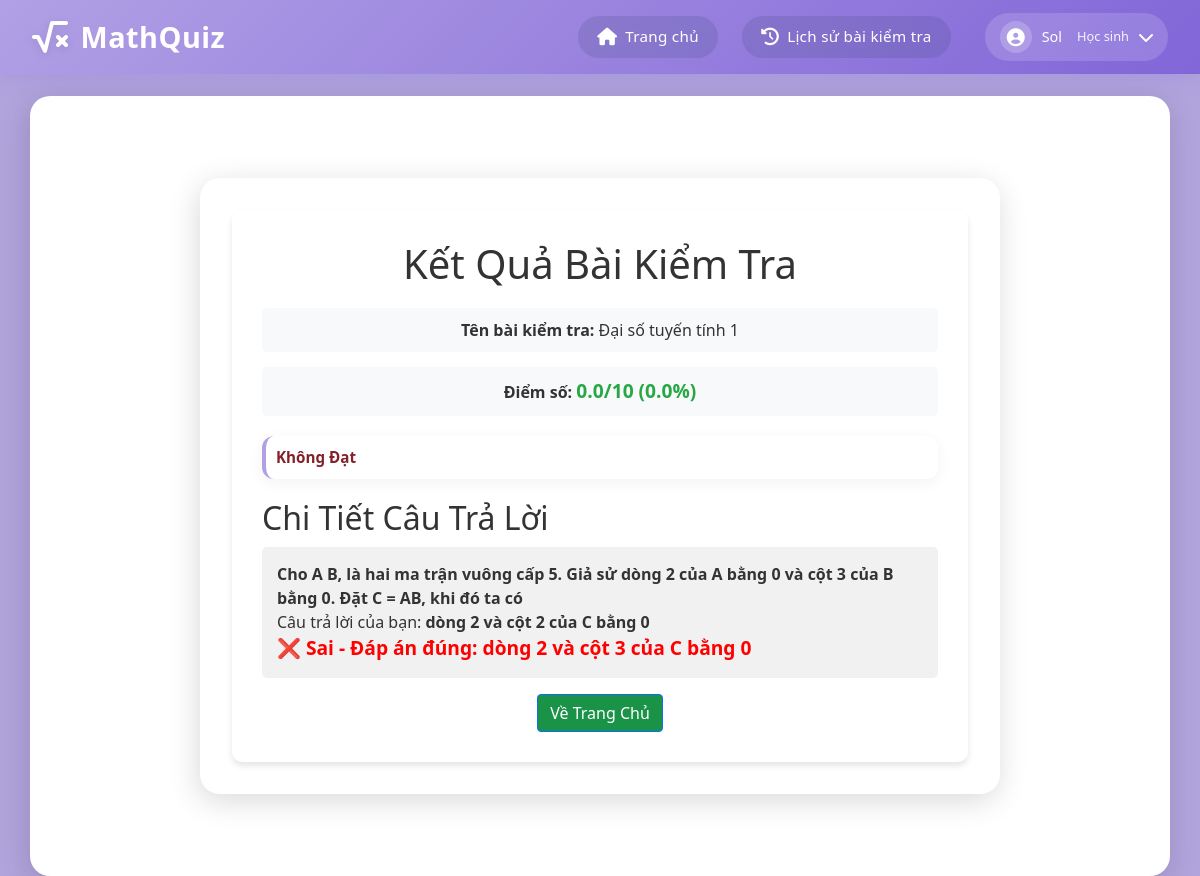
Page /results/23 (signed in) on the committed database.
### app.py (models this page shows)
class Quiz(db.Model):
    id = db.Column(db.Integer, primary_key=True)
    title = db.Column(db.String(200), nullable=False)
    quiz_code = db.Column(db.String(10), unique=True, nullable=True, server_default=None)  # Make it nullable with default None
    teacher_id = db.Column(db.Integer, db.ForeignKey('user.id'), nullable=False)
    start_time = db.Column(db.DateTime, nullable=False)
    end_time = db.Column(db.DateTime, nullable=False)
    duration = db.Column(db.Integer, nullable=False)  # in minutes
    max_attempts = db.Column(db.Integer, nullable=True, default=None)  # Số lần làm bài tối đa
    is_public = db.Column(db.Boolean, default=False)  # Thêm trường is_public
    questions = db.relationship('Question', backref='quiz', lazy=True)
    teacher = db.relationship('User', backref='quizzes', lazy=True)

class QuizResult(db.Model):
    id = db.Column(db.Integer, primary_key=True)
    quiz_id = db.Column(db.Integer, db.ForeignKey('quiz.id'), nullable=False)
    student_id = db.Column(db.Integer, db.ForeignKey('user.id'), nullable=False)
    score = db.Column(db.Float, nullable=False)
    submitted_at = db.Column(db.DateTime, nullable=False, default=datetime.now)
    quiz = db.relationship('Quiz', backref='results', lazy=True)
    student = db.relationship('User', backref='quiz_results', lazy=True)

class Question(db.Model):
    id = db.Column(db.Integer, primary_key=True)
    quiz_id = db.Column(db.Integer, db.ForeignKey('quiz.id'), nullable=False)
    question_text = db.Column(db.String(500), nullable=False)
    question_type = db.Column(db.String(20), nullable=False)  # 'multiple_choice' or other types
    correct_answer = db.Column(db.String(500), nullable=False)
    answers = db.relationship('Answer', backref='question', lazy=True)

class Answer(db.Model):
    id = db.Column(db.Integer, primary_key=True)
    question_id = db.Column(db.Integer, db.ForeignKey('question.id'), nullable=False)
    answer_text = db.Column(db.String(500), nullable=False)

### app.py (the view)
@app.route('/results/<int:quiz_id>')
def results_page(quiz_id):
    if 'user_id' not in session:
        flash('Bạn cần đăng nhập để xem kết quả!')
        return redirect(url_for('login'))
    quiz = Quiz.query.get_or_404(quiz_id)
    result = QuizResult.query.filter_by(
        quiz_id=quiz_id,
        student_id=session['user_id']
    ).order_by(QuizResult.id.desc()).first()
    if not result:
        flash('Không tìm thấy kết quả bài kiểm tra của bạn.')
        return redirect(url_for('home'))
    questions = Question.query.filter_by(quiz_id=quiz_id).all()
    student_answers = db.session.query(StudentAnswer.question_id, Answer.answer_text).join(
        Answer, StudentAnswer.answer_text == Answer.id
    ).filter(
        StudentAnswer.quiz_id == quiz_id,
        StudentAnswer.student_id == session["user_id"]
    ).all()
    student_answers_dict = {answer.question_id: answer.answer_text for answer in student_answers}
    results = []
    for question in questions:
        user_answer = student_answers_dict.get(question.id, "Chưa trả lời")  # Nếu không có thì để "Chưa trả lời"
        is_correct = user_answer.strip().lower() == question.correct_answer.strip().lower() if user_answer != "Chưa trả lời" else False
        results.append((question.question_text, user_answer, question.correct_answer, is_correct))
    return render_template(
        'results_after.html',
        quiz=quiz,
        score=result.score,
        total_questions=len(questions),
        results=results
    )

### templates/results_after.html (shortened to what this page needs)
{% extends "base.html" %}
{% block content %}
<div class="container results-container">
    <div class="results-card">
        <h1>Kết Quả Bài Kiểm Tra</h1>
        <div class="result-details">
            <div class="result-item">
                <strong>Tên bài kiểm tra:</strong>
                <span>{{ quiz.title }}</span>
            </div>
            <div class="result-item">
                <strong>Điểm số:</strong>
                <span class="score">
                    {{ score|round(2) }}/10
                    ({{ (score/10 * 100)|round(2) }}%)
                </span>
            </div>
            <div class="result-status">
                {% if score >= 5 %}
                    <div class="alert alert-success">Đạt</div>
                {% else %}
                    <div class="alert alert-danger">Không Đạt</div>
                {% endif %}
            </div>
        </div>
        <div class="question-results">
            <h2>Chi Tiết Câu Trả Lời</h2>
            <ul class="question-list">
                {% for question, user_answer, correct_answer, is_correct in results %}
                <li class="question-item">
                    <div class="question-text"><strong>{{ question }}</strong></div>
                    <div class="user-answer">Câu trả lời của bạn: <strong>{{ user_answer }}</strong></div>
                    {% if is_correct %}
                        <div class="correct">✅ Đúng</div>
                    {% else %}
                        <div class="incorrect">❌ Sai - Đáp án đúng: <strong>{{ correct_answer }}</strong></div>
                    {% endif %}
                </li>
                {% endfor %}
            </ul>
        </div>
        <div class="actions">
            <a href="{{ url_for('home') }}" class="btn btn-primary">Về Trang Chủ</a>
        </div>
    </div>
</div>
{% endblock %}

### static/css/style.css (style rules this page uses)
:root { --primary-color: #9370DB; --secondary-color: #B19CD9; --background-color: linear-gradient(135deg, #9370DB, #9c83ca, #F8F8FF); --text-color: #333; }
* { margin: 0; padding: 0; box-sizing: border-box; }
html, body { height: 100%; margin: 0; display: flex; flex-direction: column; }
body { font-family: Arial, sans-serif; background-color: var(--background-color); color: var(--text-color); line-height: 1.6; height: 100%; width: 100%; margin: 0; }
.container { width: 100%; text-align: center; margin: 30px auto; }
.btn { background-color: #9370DB; color: white; padding: 0.8rem 1.5rem; border: none; border-radius: 4px; cursor: pointer; font-size: 1rem; transition: background-color 0.3s; text-decoration: none; display: inline-block; }
.alert { padding: 1rem; margin-bottom: 1rem; border-radius: 4px; background-color: #f8d7da; color: #721c24; border: 1px solid #f5c6cb; }
.btn { width: 300px; padding: 12px; font-size: 18px; color: #fff; background-color: #007bff; border: none; border-radius: 4px; cursor: pointer; }
.btn-primary { width: auto; background-color: #1a9248 !important; }
.question-item { margin-bottom: 2rem; padding: 1rem; }
.alert { background-color: #b5e0c5; color: #000; position: relative; padding: 1rem 1rem; margin-bottom: 1rem; border: 1px solid transparent; border-radius: .25rem; }

### templates/base.html (style rules this page uses)
:root { --primary-color: #b1a0e5; --secondary-color: #8166d8; --background-color: #b1a4dd; --text-color: #333; --shadow: rgba(112, 87, 219, 0.15); }
body { margin: 0; padding: 0; min-height: 100vh; background: var(--background-color); font-family: 'Segoe UI', system-ui, -apple-system, sans-serif; color: var(--text-color); display: flex; flex-direction: column; }
.container { margin-top: 6rem; margin-bottom: 15px; padding: 2rem; background: white; border-radius: 20px; box-shadow: -2px 7px 30px rgb(0 0 0 / 15%); flex: 1; }
.alert { background: white; border: none; border-left: 4px solid var(--primary-color); padding: 1rem 1.5rem; margin-bottom: 1.5rem; border-radius: 12px; box-shadow: 0 4px 15px rgba(0,0,0,0.05); display: flex; align-items: center; gap: 12px; font-size: 0.95rem; }

### templates/results_after.html (style rules this page uses)
.results-container { max-width: 800px; margin: 50px auto; text-align: center; }
.results-card { background-color: white; border-radius: 10px; box-shadow: 0 4px 6px rgba(0,0,0,0.1); padding: 30px; }
.result-details { margin: 20px 0; }
.result-item { margin-bottom: 15px; padding: 10px; background-color: #f8f9fa; border-radius: 5px; }
.score { font-size: 1.2em; color: #28a745; font-weight: bold; }
.result-status .alert { margin: 20px 0; padding: 10px; font-weight: bold; }
.question-results { margin-top: 20px; text-align: left; }
.question-list { list-style: none; padding: 0; }
.question-item { background: #f1f1f1; padding: 15px; margin: 10px 0; border-radius: 5px; text-align: left; }
.incorrect { color: red; font-size: 1.2em; font-weight: bold; }

### rows in the picture
Quiz: title "Đại số tuyến tính 1"
QuizResult: score "0.0", (score/10*100)|round(2) "0.0"
Question: results "Cho A B, là hai ma trận vuông cấp 5. Giả sử dòng 2 của A bằng 0 và cột 3 của B bằng 0. Đặt C = AB, khi đó ta có", results "dòng 2 và cột 3 của C bằng 0"
Answer: results "dòng 2 và cột 2 của C bằng 0"

### other values in the picture
{{ session['username'] }} "Sol"
